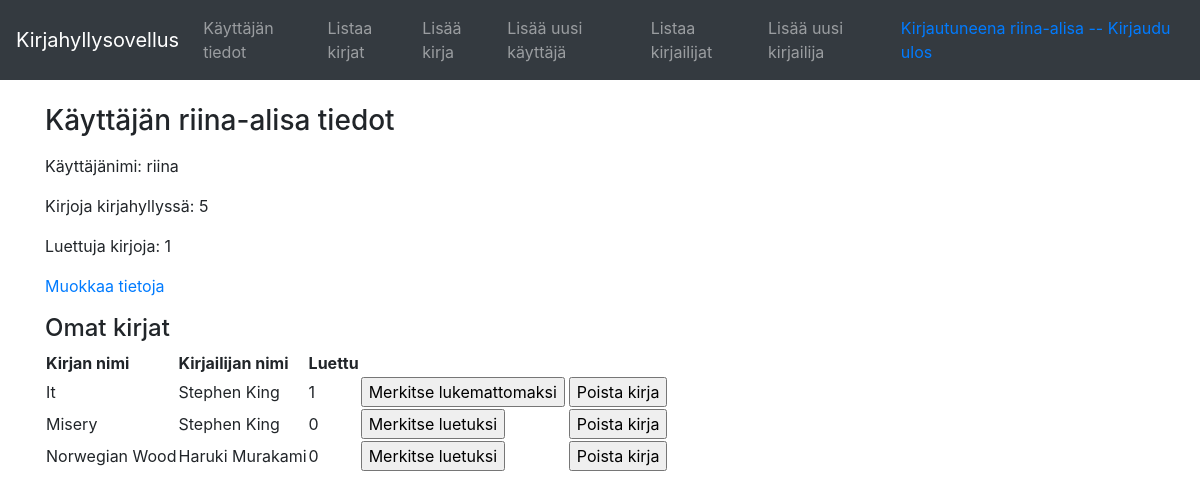
Before: /auth/info/ (signed in) with the older database file.
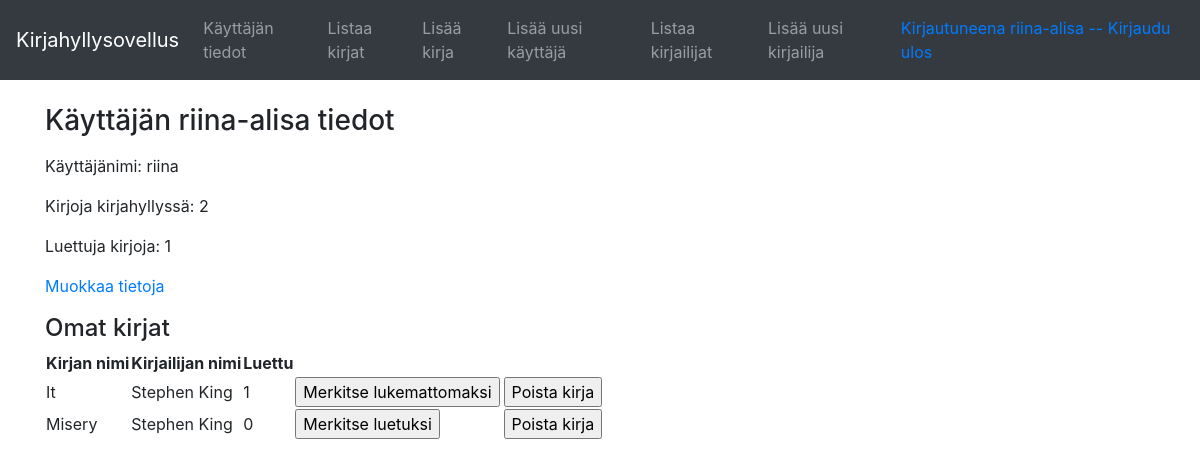
After: the same page with the newer database file.
### application/auth/models.py (models this page shows, shortened)
class User(Base):
    __tablename__ = "account"
    name = db.Column(db.String(30), nullable=False)
    username = db.Column(db.String(30), nullable=False)
    password = db.Column(db.String(30), nullable=False)
    mybooks = db.relationship("Book", secondary=users_books,
        backref=db.backref('mybooks', lazy='dynamic'))
    @staticmethod
    def count_all_books(userid):
        stmt = text("SELECT COUNT(users_books.book_id) FROM users_books WHERE user_id = :userid").params(userid=userid)
        res = db.engine.execute(stmt)
        return res.fetchone()[0]
    @staticmethod
    def count_read_books(userid):
        stmt = text("SELECT COUNT(users_books.book_id) FROM users_books WHERE user_id =  :userid AND read = 1").params(userid=userid)
        res = db.engine.execute(stmt)
        return res.fetchone()[0]

### tables this page shows
CREATE TABLE users_books (
	book_id INTEGER, 
	user_id INTEGER, 
	read BOOLEAN NOT NULL, 
	FOREIGN KEY(book_id) REFERENCES book (id), 
	FOREIGN KEY(user_id) REFERENCES account (id), 
	CHECK (read IN (0, 1))
);

### application/books/models.py (models this page shows, shortened)
class Book(Base):
    name = db.Column(db.String(144), nullable=False)

### application/authors/models.py (models this page shows, shortened)
class Author(Base):
    __tablename__ = "author"
    firstname = db.Column(db.String(30), nullable=False)
    lastname = db.Column(db.String(30), nullable=False)
    books = db.relationship("Book", secondary=authors_books,
        backref=db.backref('books', lazy='dynamic'))

### application/auth/views.py (the view)
@app.route("/auth/info/", methods=["GET"])
@login_required
def auth_info():
    stmt = text(
        "SELECT ub.book_id, user_id, firstname, lastname, read, name FROM users_books ub, authors_books ab "
        "JOIN book b ON b.id=ub.book_id JOIN author ON author.id=ab.author_id WHERE ub.user_id=:user_id "
        "AND ab.book_id=ub.book_id;").params(
        user_id=current_user.id)
    bookslist = db.engine.execute(stmt)
    db.session().commit()
    return render_template("auth/userinfo.html", user=current_user, books=bookslist,
                           all_books=current_user.count_all_books(current_user.id),
                           read_books=current_user.count_read_books(current_user.id))

### application/__init__.py (called while the page is built)
@login_manager.user_loader
def load_user(user_id):
    return User.query.get(user_id)

### application/templates/auth/userinfo.html (shortened to what this page needs)
{% extends "layout.html" %}
{% block body %}
<form method="GET" action="{{ url_for('auth_info') }}">
    <h3>Käyttäjän {{ user.name }} tiedot</h3>
    <p>Käyttäjänimi: {{ user.username }}</p>
    {% if all_books is defined %}
    <p>Kirjoja kirjahyllyssä: {{ all_books }}</p>
    {% endif %}
    {% if read_books is defined %}
    <p>Luettuja kirjoja: {{ read_books }}</p>
    {% endif %}
    <a href="{{ url_for('auth_edit_form') }}" class="button">Muokkaa tietoja</a>
    <h4>Omat kirjat</h4>
    <table>
        <tr>
            <th>Kirjan nimi</th>
            <th>Kirjailijan nimi</th>
            <th>Luettu</th>
        </tr>
        {% for book in books %}
        <tr>
            <td>{{ book.name }}</td>
            <td>{{ book.firstname }} {{ book.lastname }}</td>
            <td>{{ book.read }}</td>
            <td>
                {% if book.read == False %}
                <form method="POST" action="{{ url_for('books_set_read_or_delete', username=user.username, book_id=book.book_id) }}">
                    <input type="submit" name="btn" value="Merkitse luetuksi"/>
                </form>
                {% endif %}
                {% if book.read == True %}
                <form method="POST" action="{{ url_for('books_set_read_or_delete', username=user.username, book_id=book.book_id) }}">
                    <input type="submit" name="btn" value="Merkitse lukemattomaksi"/>
                </form>
                {% endif %}
            </td>
            <td>
            </td>
            <td>
                <form method="POST" action="{{ url_for('books_set_read_or_delete', username=user.username, book_id=book.book_id) }}">
                    <input type="submit" name="btn" value="Poista kirja"/>
                </form>
            </td>
        </tr>
        {% endfor %}
    </table>
</form>
{% endblock %}

### application/templates/layout.html (shortened to what this page needs)
<!DOCTYPE html>
<html>
  <head>
    <link rel="stylesheet" href="https://maxcdn.bootstrapcdn.com/bootstrap/4.0.0/css/bootstrap.min.css"
>
  </head>
  <body>
    <nav class="navbar navbar-expand-md navbar-dark bg-dark mb-4">
      <a class="navbar-brand" href="#">Kirjahyllysovellus</a>
      <div class="collapse navbar-collapse" id="navbarCollapse">
        <ul class="navbar-nav mr-auto">
          <li class="nav-item">
            <a class="nav-link" href="{{ url_for('auth_info', username=current_user.username) }}">Käyttäjän tiedot</a>
          </li>
          <li class="nav-item">
            <a class="nav-link" href="{{ url_for('books_index') }}">Listaa kirjat</a>
          </li>
          <li class="nav-item">
            <a class="nav-link" href="{{ url_for('books_form') }}">Lisää kirja</a>
          </li>
          <li class="nav-item">
            <a class="nav-link"  href="{{ url_for('auth_form') }}">Lisää uusi käyttäjä</a>
          </li>
          <li class="nav-item">
            <a class="nav-link"  href="{{ url_for('authors_index') }}">Listaa kirjailijat</a>
          </li>
          <li class="nav-item">
            <a class="nav-link"  href="{{ url_for('authors_form') }}">Lisää uusi kirjailija</a>
          </li>
        </ul>
        <div class="form-inline mt-2 mt-md-0">
          {% if current_user.is_authenticated %}
          <a href="{{url_for('auth_logout') }}">Kirjautuneena {{ current_user.name }} -- Kirjaudu ulos</a>
          {% else %}
          <a href="{{ url_for('auth_login') }}">Kirjaudu sisään</a>
          {% endif %}
        </div>
      </div>
    </nav>
    <main role="main" class="container">
      {% block body %}{% endblock %}
    </main>
  </body>
</html>

Changed rows visible on the page:
removed users_books: name "Norwegian Wood", firstname "Haruki", lastname "Murakami", read "0"
Other visible differences:
{{ all_books }}: "5" → "2"
